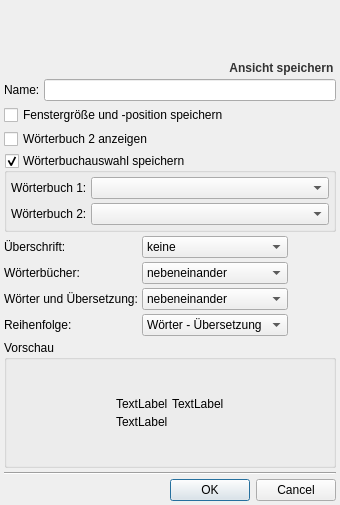
<ui version="4.0" >
 <class>ConfigViewDglClass</class>
 <widget class="QDialog" name="ConfigViewDglClass" >
  <property name="geometry" >
   <rect>
    <x>0</x>
    <y>0</y>
    <width>340</width>
    <height>505</height>
   </rect>
  </property>
  <property name="windowTitle" >
   <string>qVortaro - Ansicht speichern</string>
  </property>
  <layout class="QVBoxLayout" >
   <property name="spacing" >
    <number>4</number>
   </property>
   <property name="leftMargin" >
    <number>0</number>
   </property>
   <property name="topMargin" >
    <number>0</number>
   </property>
   <property name="rightMargin" >
    <number>0</number>
   </property>
   <property name="bottomMargin" >
    <number>0</number>
   </property>
   <item>
    <widget class="QFrame" name="frame" >
     <property name="minimumSize" >
      <size>
       <width>16</width>
       <height>75</height>
      </size>
     </property>
     <property name="frameShape" >
      <enum>QFrame::NoFrame</enum>
     </property>
     <property name="frameShadow" >
      <enum>QFrame::Raised</enum>
     </property>
     <layout class="QHBoxLayout" >
      <property name="spacing" >
       <number>0</number>
      </property>
      <property name="leftMargin" >
       <number>0</number>
      </property>
      <property name="topMargin" >
       <number>0</number>
      </property>
      <property name="rightMargin" >
       <number>0</number>
      </property>
      <property name="bottomMargin" >
       <number>0</number>
      </property>
      <item>
       <widget class="QLabel" name="label_7" >
        <property name="minimumSize" >
         <size>
          <width>0</width>
          <height>75</height>
         </size>
        </property>
        <property name="text" >
         <string/>
        </property>
        <property name="pixmap" >
         <pixmap resource="../qvortaro.qrc" >:/dlgTopVortaro</pixmap>
        </property>
       </widget>
      </item>
      <item>
       <widget class="QLabel" name="caption" >
        <property name="styleSheet" >
         <string>font-weight:bold;
color: #333;</string>
        </property>
        <property name="text" >
         <string>Ansicht speichern  </string>
        </property>
        <property name="alignment" >
         <set>Qt::AlignBottom|Qt::AlignRight|Qt::AlignTrailing</set>
        </property>
       </widget>
      </item>
     </layout>
    </widget>
   </item>
   <item>
    <layout class="QVBoxLayout" >
     <property name="spacing" >
      <number>4</number>
     </property>
     <property name="leftMargin" >
      <number>4</number>
     </property>
     <property name="rightMargin" >
      <number>4</number>
     </property>
     <property name="bottomMargin" >
      <number>4</number>
     </property>
     <item>
      <layout class="QHBoxLayout" >
       <property name="spacing" >
        <number>4</number>
       </property>
       <item>
        <widget class="QLabel" name="label_name" >
         <property name="text" >
          <string>Name:</string>
         </property>
        </widget>
       </item>
       <item>
        <widget class="QLineEdit" name="name" />
       </item>
      </layout>
     </item>
     <item>
      <widget class="QCheckBox" name="cbPosSize" >
       <property name="text" >
        <string>Fenstergröße und -position speichern</string>
       </property>
      </widget>
     </item>
     <item>
      <widget class="QCheckBox" name="zeigeLanguage2" >
       <property name="text" >
        <string>Wörterbuch 2 anzeigen</string>
       </property>
      </widget>
     </item>
     <item>
      <widget class="QGroupBox" name="gbLexika" >
       <property name="title" >
        <string>Wörterbuchauswahl speichern</string>
       </property>
       <property name="checkable" >
        <bool>true</bool>
       </property>
       <layout class="QVBoxLayout" >
        <property name="spacing" >
         <number>4</number>
        </property>
        <property name="leftMargin" >
         <number>4</number>
        </property>
        <property name="topMargin" >
         <number>4</number>
        </property>
        <property name="rightMargin" >
         <number>4</number>
        </property>
        <property name="bottomMargin" >
         <number>4</number>
        </property>
        <item>
         <layout class="QHBoxLayout" >
          <property name="spacing" >
           <number>4</number>
          </property>
          <item>
           <widget class="QLabel" name="label_5" >
            <property name="text" >
             <string>Wörterbuch 1:</string>
            </property>
           </widget>
          </item>
          <item>
           <widget class="QComboBox" name="language1" >
            <property name="sizePolicy" >
             <sizepolicy vsizetype="Fixed" hsizetype="Expanding" >
              <horstretch>0</horstretch>
              <verstretch>0</verstretch>
             </sizepolicy>
            </property>
           </widget>
          </item>
         </layout>
        </item>
        <item>
         <layout class="QHBoxLayout" >
          <property name="spacing" >
           <number>4</number>
          </property>
          <item>
           <widget class="QLabel" name="label_6" >
            <property name="text" >
             <string>Wörterbuch 2:</string>
            </property>
           </widget>
          </item>
          <item>
           <widget class="QComboBox" name="language2" >
            <property name="sizePolicy" >
             <sizepolicy vsizetype="Fixed" hsizetype="Expanding" >
              <horstretch>0</horstretch>
              <verstretch>0</verstretch>
             </sizepolicy>
            </property>
           </widget>
          </item>
         </layout>
        </item>
       </layout>
      </widget>
     </item>
     <item>
      <layout class="QHBoxLayout" >
       <item>
        <layout class="QGridLayout" >
         <property name="horizontalSpacing" >
          <number>4</number>
         </property>
         <property name="verticalSpacing" >
          <number>4</number>
         </property>
         <item row="1" column="0" >
          <widget class="QLabel" name="label" >
           <property name="text" >
            <string>Wörterbücher:</string>
           </property>
          </widget>
         </item>
         <item row="1" column="1" >
          <widget class="QComboBox" name="cLexika" >
           <item>
            <property name="text" >
             <string>nebeneinander</string>
            </property>
           </item>
           <item>
            <property name="text" >
             <string>untereinander</string>
            </property>
           </item>
          </widget>
         </item>
         <item row="2" column="0" >
          <widget class="QLabel" name="label_2" >
           <property name="text" >
            <string>Wörter und Übersetzung:</string>
           </property>
          </widget>
         </item>
         <item row="2" column="1" >
          <widget class="QComboBox" name="cLexikaObjekte" >
           <item>
            <property name="text" >
             <string>nebeneinander</string>
            </property>
           </item>
           <item>
            <property name="text" >
             <string>untereinander</string>
            </property>
           </item>
          </widget>
         </item>
         <item row="3" column="0" >
          <widget class="QLabel" name="label_3" >
           <property name="text" >
            <string>Reihenfolge:</string>
           </property>
          </widget>
         </item>
         <item row="3" column="1" >
          <widget class="QComboBox" name="cLB" >
           <item>
            <property name="text" >
             <string>Wörter - Übersetzung</string>
            </property>
           </item>
           <item>
            <property name="text" >
             <string>Übersetzung - Wörter</string>
            </property>
           </item>
          </widget>
         </item>
         <item row="0" column="0" >
          <widget class="QLabel" name="label_8" >
           <property name="text" >
            <string>Überschrift:</string>
           </property>
          </widget>
         </item>
         <item row="0" column="1" >
          <widget class="QComboBox" name="cbCaption" >
           <item>
            <property name="text" >
             <string>keine</string>
            </property>
           </item>
           <item>
            <property name="text" >
             <string>kurz</string>
            </property>
           </item>
           <item>
            <property name="text" >
             <string>lang</string>
            </property>
           </item>
          </widget>
         </item>
        </layout>
       </item>
       <item>
        <spacer>
         <property name="orientation" >
          <enum>Qt::Horizontal</enum>
         </property>
         <property name="sizeHint" >
          <size>
           <width>145</width>
           <height>82</height>
          </size>
         </property>
        </spacer>
       </item>
      </layout>
     </item>
     <item>
      <widget class="QGroupBox" name="groupBox" >
       <property name="sizePolicy" >
        <sizepolicy vsizetype="Expanding" hsizetype="Preferred" >
         <horstretch>0</horstretch>
         <verstretch>0</verstretch>
        </sizepolicy>
       </property>
       <property name="title" >
        <string>Vorschau</string>
       </property>
       <layout class="QHBoxLayout" >
        <property name="leftMargin" >
         <number>4</number>
        </property>
        <property name="topMargin" >
         <number>4</number>
        </property>
        <property name="rightMargin" >
         <number>4</number>
        </property>
        <property name="bottomMargin" >
         <number>4</number>
        </property>
        <item>
         <spacer>
          <property name="orientation" >
           <enum>Qt::Horizontal</enum>
          </property>
          <property name="sizeHint" >
           <size>
            <width>16</width>
            <height>77</height>
           </size>
          </property>
         </spacer>
        </item>
        <item>
         <layout class="QVBoxLayout" >
          <item>
           <spacer>
            <property name="orientation" >
             <enum>Qt::Vertical</enum>
            </property>
            <property name="sizeHint" >
             <size>
              <width>10</width>
              <height>10</height>
             </size>
            </property>
           </spacer>
          </item>
          <item>
           <layout class="QGridLayout" >
            <property name="horizontalSpacing" >
             <number>4</number>
            </property>
            <property name="verticalSpacing" >
             <number>4</number>
            </property>
            <item row="0" column="0" >
             <widget class="QLabel" name="l1" >
              <property name="text" >
               <string>TextLabel</string>
              </property>
             </widget>
            </item>
            <item row="0" column="1" >
             <widget class="QLabel" name="l2" >
              <property name="text" >
               <string>TextLabel</string>
              </property>
             </widget>
            </item>
            <item row="1" column="0" colspan="2" >
             <widget class="QLabel" name="l3" >
              <property name="text" >
               <string>TextLabel</string>
              </property>
             </widget>
            </item>
           </layout>
          </item>
          <item>
           <spacer>
            <property name="orientation" >
             <enum>Qt::Vertical</enum>
            </property>
            <property name="sizeHint" >
             <size>
              <width>10</width>
              <height>10</height>
             </size>
            </property>
           </spacer>
          </item>
         </layout>
        </item>
        <item>
         <spacer>
          <property name="orientation" >
           <enum>Qt::Horizontal</enum>
          </property>
          <property name="sizeHint" >
           <size>
            <width>16</width>
            <height>77</height>
           </size>
          </property>
         </spacer>
        </item>
       </layout>
      </widget>
     </item>
     <item>
      <widget class="Line" name="line_2" >
       <property name="orientation" >
        <enum>Qt::Horizontal</enum>
       </property>
      </widget>
     </item>
     <item>
      <widget class="QDialogButtonBox" name="buttonBox" >
       <property name="orientation" >
        <enum>Qt::Horizontal</enum>
       </property>
       <property name="standardButtons" >
        <set>QDialogButtonBox::Cancel|QDialogButtonBox::NoButton|QDialogButtonBox::Ok</set>
       </property>
      </widget>
     </item>
    </layout>
   </item>
  </layout>
 </widget>
 <resources>
  <include location="../qvortaro.qrc" />
 </resources>
 <connections>
  <connection>
   <sender>buttonBox</sender>
   <signal>accepted()</signal>
   <receiver>ConfigViewDglClass</receiver>
   <slot>accept()</slot>
   <hints>
    <hint type="sourcelabel" >
     <x>248</x>
     <y>254</y>
    </hint>
    <hint type="destinationlabel" >
     <x>157</x>
     <y>274</y>
    </hint>
   </hints>
  </connection>
  <connection>
   <sender>buttonBox</sender>
   <signal>rejected()</signal>
   <receiver>ConfigViewDglClass</receiver>
   <slot>reject()</slot>
   <hints>
    <hint type="sourcelabel" >
     <x>316</x>
     <y>260</y>
    </hint>
    <hint type="destinationlabel" >
     <x>286</x>
     <y>274</y>
    </hint>
   </hints>
  </connection>
 </connections>
</ui>
